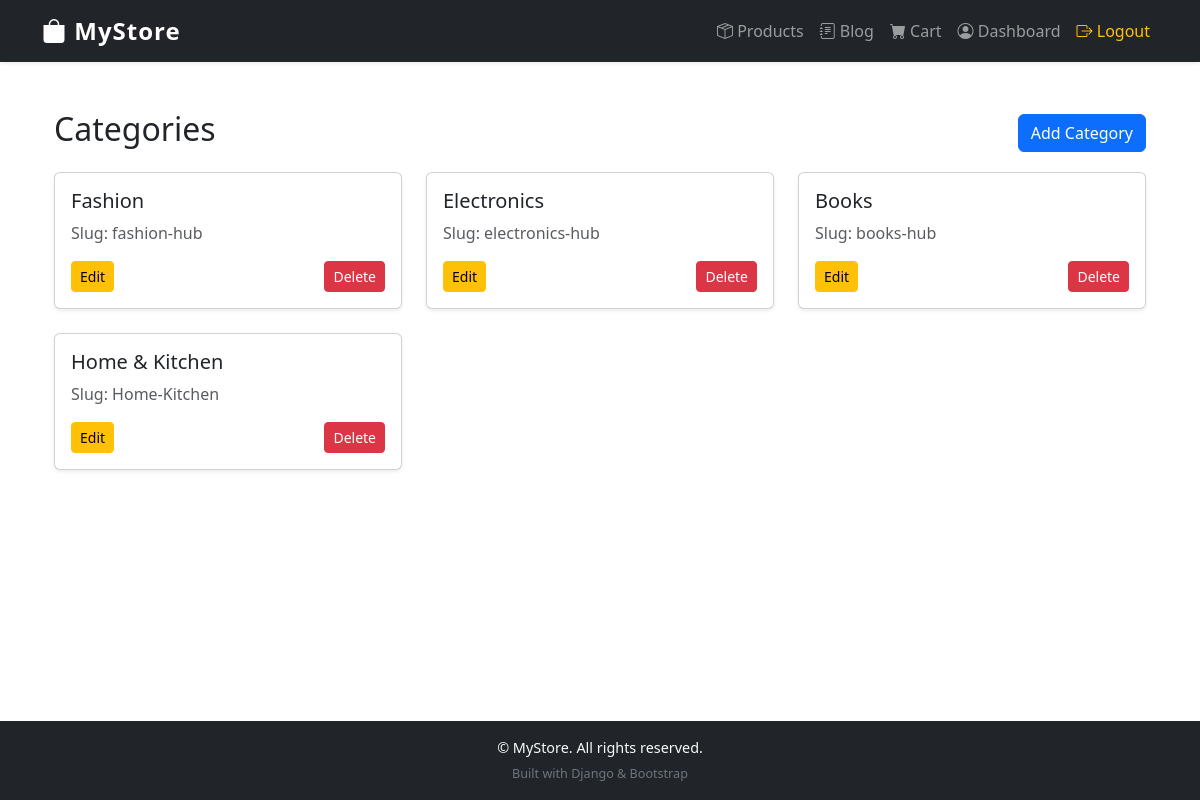
The app's page /store/categories/ (signed in) with its own data.
### store/models.py (models this page shows, shortened)
class Category(models.Model):
    name = models.CharField(max_length=255, unique=True)
    slug = models.SlugField(max_length=255, unique=True, blank=True)
    class Meta:
        verbose_name_plural = "Categories"

### store/views.py (the view)
# urls.py: path('categories/', views.category_list, name='category_list'),
@login_required(login_url='accounts:login')
def category_list(request):
    categories = Category.objects.all()
    return render(request, 'store/category_list.html', {'categories': categories})

### accounts/models.py (called while the page is built)
    @property
    def is_staff(self):
        return self.is_admin

### store/templates/store/category_list.html (shortened to what this page needs)
{% extends "base.html" %}
{% block content %}
<div class="container mt-4">
    <div class="d-flex justify-content-between align-items-center mb-3">
        <h2>Categories</h2>
        <a href="{% url 'store:category_create' %}" class="btn btn-primary">Add Category</a>
    </div>
    {% if categories %}
    <div class="row g-4">
        {% for category in categories %}
        <div class="col-md-4">
            <div class="card shadow-sm h-100">
                <div class="card-body d-flex flex-column">
                    <h5 class="card-title">{{ category.name }}</h5>
                    <p class="text-muted">Slug: {{ category.slug }}</p>
                    <div class="mt-auto d-flex justify-content-between">
                        <a href="{% url 'store:category_update' category.pk %}" class="btn btn-sm btn-warning">Edit</a>
                        <a href="{% url 'store:category_delete' category.pk %}" class="btn btn-sm btn-danger">Delete</a>
                    </div>
                </div>
            </div>
        </div>
        {% endfor %}
    </div>
    {% else %}
    <div class="alert alert-info text-center">No categories found.</div>
    {% endif %}
</div>
{% endblock %}

### static/css/style.css (style rules this page uses)
body { font-family: 'Segoe UI', Tahoma, Geneva, Verdana, sans-serif; }

### records on screen
Category: name "Fashion", slug "fashion-hub"
Category: name "Electronics", slug "electronics-hub"
Category: name "Books", slug "books-hub"
Category: name "Home & Kitchen", slug "Home-Kitchen"
